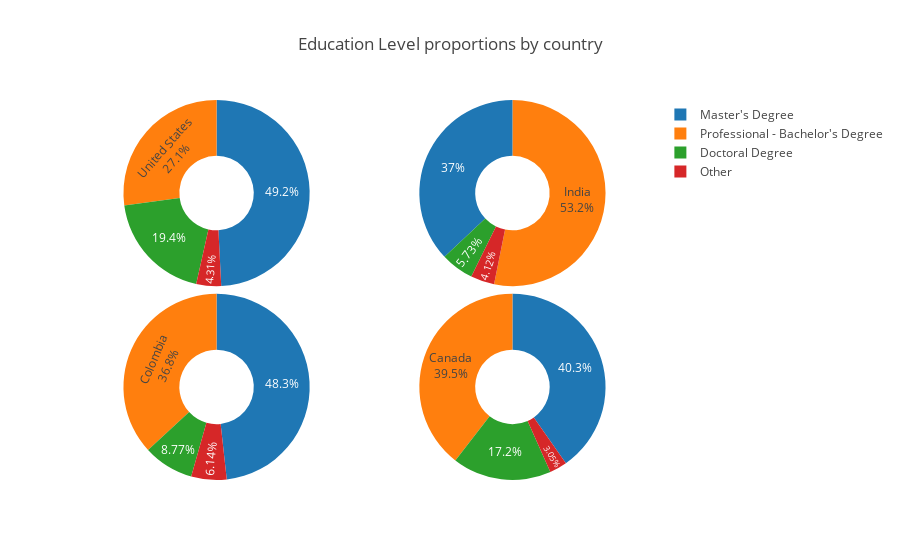

Here is the notebook cell this chart was saved with:
### Markdown cell above
The trend is clear for the studied countries in what gender respects. The bulk of the population that answered the survey is male with Canada and United States having a slightly higher portion of female entries in comparison to India and Colombia.

#### Education level proportion data for Colombia, Canada, United States and India

### Code cell
career_labels = ["ProfBach", "Master’s degree", "Doctoral degree", "other_career"]
career_labels_display = ["Professional - Bachelor's Degree", "Master's Degree", "Doctoral Degree", "Other"]
plot_donuts_country(df_entry_by_country, country_names, career_labels, career_labels_display,
            "Education Level proportions by country")

### Figure 1 — Plotly figure (JSON) as saved in the notebook; plotly's stock layout.template omitted (floating-point values rounded to 4 significant figures)
{"data": [{"domain": {"x": [0, 0.48], "y": [0, 0.49]}, "hole": 0.4, "hoverinfo": "label+name", "labels": ["Professional - Bachelor's Degree", "Master's Degree", "Doctoral Degree", "Other"], "name": "Colombia", "text": ["Colombia"], "textposition": "inside", "type": "pie", "uid": "0c72759d-22ab-4927-a823-e57349d2485f", "values": [36.84, 48.25, 8.77, 6.14]}, {"domain": {"x": [0.52, 1], "y": [0, 0.49]}, "hole": 0.4, "hoverinfo": "label+name", "labels": ["Professional - Bachelor's Degree", "Master's Degree", "Doctoral Degree", "Other"], "name": "Canada", "text": ["Canada"], "textposition": "inside", "type": "pie", "uid": "0305a968-8302-48d5-9fc2-8b5905aca3cf", "values": [39.5, 40.27, 17.18, 3.05]}, {"domain": {"x": [0, 0.48], "y": [0.51, 1]}, "hole": 0.4, "hoverinfo": "label+name", "labels": ["Professional - Bachelor's Degree", "Master's Degree", "Doctoral Degree", "Other"], "name": "United States", "text": ["United States"], "textposition": "inside", "type": "pie", "uid": "8e99ddfe-3ef8-464d-96b6-8db146e5c622", "values": [27.12, 49.2, 19.37, 4.31]}, {"domain": {"x": [0.52, 1], "y": [0.51, 1]}, "hole": 0.4, "hoverinfo": "label+name", "labels": ["Professional - Bachelor's Degree", "Master's Degree", "Doctoral Degree", "Other"], "name": "India", "text": ["India"], "textposition": "inside", "type": "pie", "uid": "54c22c78-3f20-413a-8d2d-7a8ed26f9131", "values": [53.17, 36.99, 5.73, 4.12]}], "layout": {"showlegend": true, "title": "Education Level proportions by country"}}
